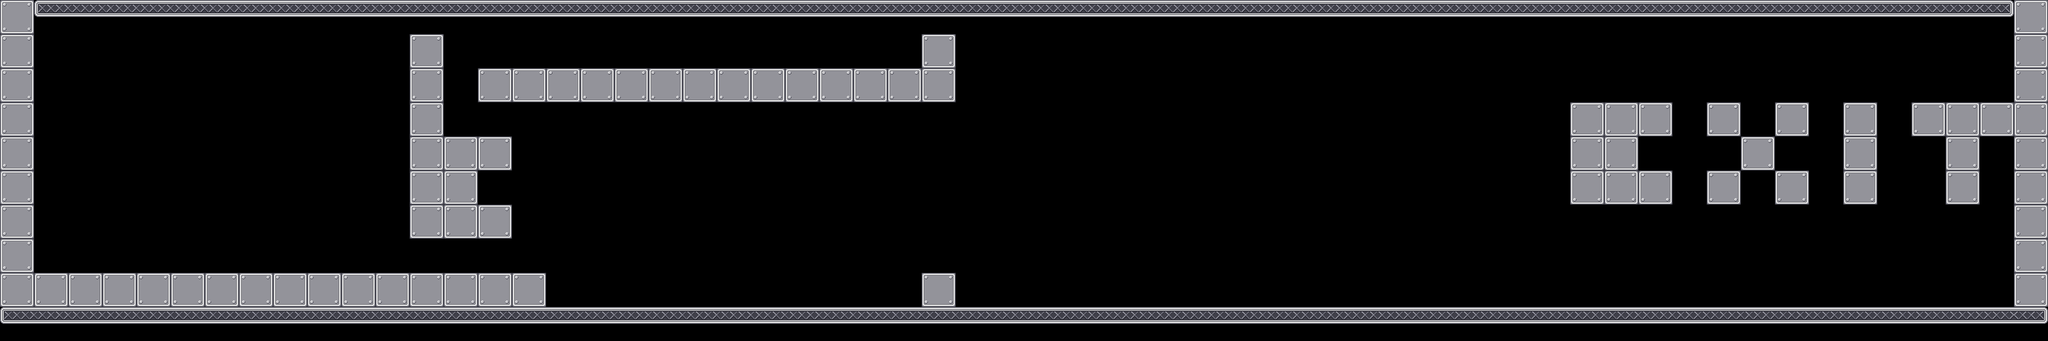

A level layout from a 2D game, rendered from its tile map. Below: a short description, then the map file with tile-grid data replaced by summaries:
An orthogonal 60x10 tile map with 64x64 px tiles, 1 tile layer (Calque de Tile 1), 6 tilesets and 40 objects (Attractive).

<map version="1.0" orientation="orthogonal" width="60" height="10" tilewidth="64" tileheight="64">
 <tileset firstgid="1" name="mur" tilewidth="64" tileheight="64">
  <image source="mur.png" trans="ffffff" width="64" height="64" />
 </tileset>
 <tileset firstgid="2" name="sol" tilewidth="64" tileheight="64">
  <image source="sol.png" trans="ffffff" width="64" height="64" />
 </tileset>
 <tileset firstgid="3" name="alone" tilewidth="64" tileheight="64">
  <image source="alone.png" width="64" height="64" />
 </tileset>
 <tileset firstgid="4" name="left" tilewidth="64" tileheight="64">
  <image source="left.png" width="64" height="64" />
 </tileset>
 <tileset firstgid="5" name="mid" tilewidth="64" tileheight="64">
  <image source="mid.png" width="64" height="64" />
 </tileset>
 <tileset firstgid="6" name="right" tilewidth="64" tileheight="64">
  <image source="right.png" width="64" height="64" />
 </tileset>
 <layer name="Calque de Tile 1" width="60" height="10">
  <data>[600 cells, 199 non-empty, 5 distinct tile ids]</data>
 </layer>
 <objectgroup color="#00ff00" name="wall" width="60" height="10">
  <object x="0" y="0" width="64" height="576" />
  <object x="3776" y="0" width="64" height="576" />
  <object x="832" y="320" width="64" height="64" />
  <object x="768" y="64" width="64" height="384" />
  <object x="1408" y="192" width="64" height="64" />
  <object x="1728" y="64" width="64" height="128" />
 </objectgroup>
 <objectgroup color="#0000ff" name="platform" width="60" height="10">
  <object x="0" y="576" width="3840" height="64" />
  <object x="64" y="0" width="3712" height="64" />
  <object x="1728" y="512" width="64" height="64" />
  <object x="64" y="512" width="960" height="64" />
  <object x="832" y="384" width="128" height="64" />
  <object x="896" y="128" width="832" height="64" />
  <object x="832" y="256" width="128" height="64" />
 </objectgroup>
 <objectgroup color="#ffffff" name="movable" width="60" height="10" />
 <objectgroup color="#ff6666" name="destroyable" width="60" height="10" />
 <objectgroup color="#ff0000" name="metalman" width="60" height="10">
  <object x="128" y="448" width="64" height="64" />
 </objectgroup>
 <objectgroup color="#ff0000" name="themagnet" width="60" height="10">
  <object x="256" y="448" width="64" height="64" />
 </objectgroup>
 <objectgroup color="#800000" name="generator" width="60" height="10">
  <object type="Attractive" x="1408" y="256" width="64" height="64">
   <properties>
    <property name="id" value="2" />
   </properties>
  </object>
 </objectgroup>
 <objectgroup color="#66ccff" name="switch" width="60" height="10">
  <object x="896" y="64" width="64" height="64">
   <properties>
    <property name="id" value="2" />
   </properties>
  </object>
 </objectgroup>
 <objectgroup color="#e6e6e6" name="metal" width="60" height="10" />
 <objectgroup color="#333333" name="gate" width="60" height="10">
  <object x="832" y="128" width="64" height="64">
   <properties>
    <property name="animid" value="1" />
    <property name="closeid" value="1" />
    <property name="enabled" value="true" />
    <property name="openid" value="1" />
    <property name="type" value="HAloneG" />
   </properties>
  </object>
  <object x="1152" y="448" width="64" height="64">
   <properties>
    <property name="animid" value="10" />
    <property name="enabled" value="true" />
    <property name="openid" value="1" />
    <property name="prev" value="9" />
    <property name="type" value="FinHD" />
   </properties>
  </object>
  <object x="1600" y="448" width="64" height="64">
   <properties>
    <property name="animid" value="3" />
    <property name="enabled" value="true" />
    <property name="next" value="4" />
    <property name="prev" value="2" />
    <property name="type" value="MillieuHD" />
   </properties>
  </object>
  <object x="1664" y="448" width="64" height="64">
   <properties>
    <property name="animid" value="2" />
    <property name="closeid" value="1" />
    <property name="enabled" value="true" />
    <property name="next" value="3" />
    <property name="type" value="DebutHD" />
   </properties>
  </object>
  <object x="1536" y="448" width="64" height="64">
   <properties>
    <property name="animid" value="4" />
    <property name="enabled" value="true" />
    <property name="next" value="5" />
    <property name="prev" value="3" />
    <property name="type" value="MillieuHD" />
   </properties>
  </object>
  <object x="1472" y="448" width="64" height="64">
   <properties>
    <property name="animid" value="5" />
    <property name="enabled" value="true" />
    <property name="next" value="6" />
    <property name="prev" value="4" />
    <property name="type" value="MillieuHD" />
   </properties>
  </object>
  <object x="1408" y="448" width="64" height="64">
   <properties>
    <property name="animid" value="6" />
    <property name="enabled" value="true" />
    <property name="next" value="7" />
    <property name="prev" value="5" />
    <property name="type" value="MillieuHD" />
   </properties>
  </object>
  <object x="1344" y="448" width="64" height="64">
   <properties>
    <property name="animid" value="7" />
    <property name="enabled" value="true" />
    <property name="next" value="8" />
    <property name="prev" value="6" />
    <property name="type" value="MillieuHD" />
   </properties>
  </object>
  <object x="1216" y="448" width="64" height="64">
   <properties>
    <property name="animid" value="9" />
    <property name="enabled" value="true" />
    <property name="next" value="10" />
    <property name="prev" value="8" />
    <property name="type" value="MillieuHD" />
   </properties>
  </object>
  <object x="1280" y="448" width="64" height="64">
   <properties>
    <property name="animid" value="8" />
    <property name="enabled" value="true" />
    <property name="next" value="9" />
    <property name="prev" value="7" />
    <property name="type" value="MillieuHD" />
   </properties>
  </object>
 </objectgroup>
 <objectgroup color="#004080" name="acid" width="60" height="10">
  <object x="1152" y="512" width="64" height="64">
   <properties>
    <property name="type" value="hm" />
   </properties>
  </object>
  <object x="1280" y="512" width="64" height="64">
   <properties>
    <property name="type" value="hm" />
   </properties>
  </object>
  <object x="1408" y="512" width="64" height="64">
   <properties>
    <property name="type" value="hm" />
   </properties>
  </object>
  <object x="1600" y="512" width="64" height="64">
   <properties>
    <property name="type" value="hm" />
   </properties>
  </object>
  <object x="1536" y="512" width="64" height="64">
   <properties>
    <property name="type" value="hm" />
   </properties>
  </object>
  <object x="1472" y="512" width="64" height="64">
   <properties>
    <property name="type" value="hm" />
   </properties>
  </object>
  <object x="1024" y="512" width="64" height="64">
   <properties>
    <property name="type" value="hg" />
   </properties>
  </object>
  <object x="1088" y="512" width="64" height="64">
   <properties>
    <property name="type" value="hm" />
   </properties>
  </object>
  <object x="1664" y="512" width="64" height="64">
   <properties>
    <property name="type" value="hd" />
   </properties>
  </object>
  <object x="1216" y="512" width="64" height="64">
   <properties>
    <property name="type" value="hm" />
   </properties>
  </object>
  <object x="1344" y="512" width="64" height="64">
   <properties>
    <property name="type" value="hm" />
   </properties>
  </object>
 </objectgroup>
 <objectgroup color="#ffff00" name="arc" width="60" height="10" />
 <objectgroup color="#ffff00" name="levelend" width="60" height="10">
  <!-- 1 objects omitted --></objectgroup>
 <objectgroup color="#800080" name="gateswitch" width="60" height="10">
  <!-- 1 objects omitted --></objectgroup>
</map>
<!-- 2 of 40 objects omitted -->
